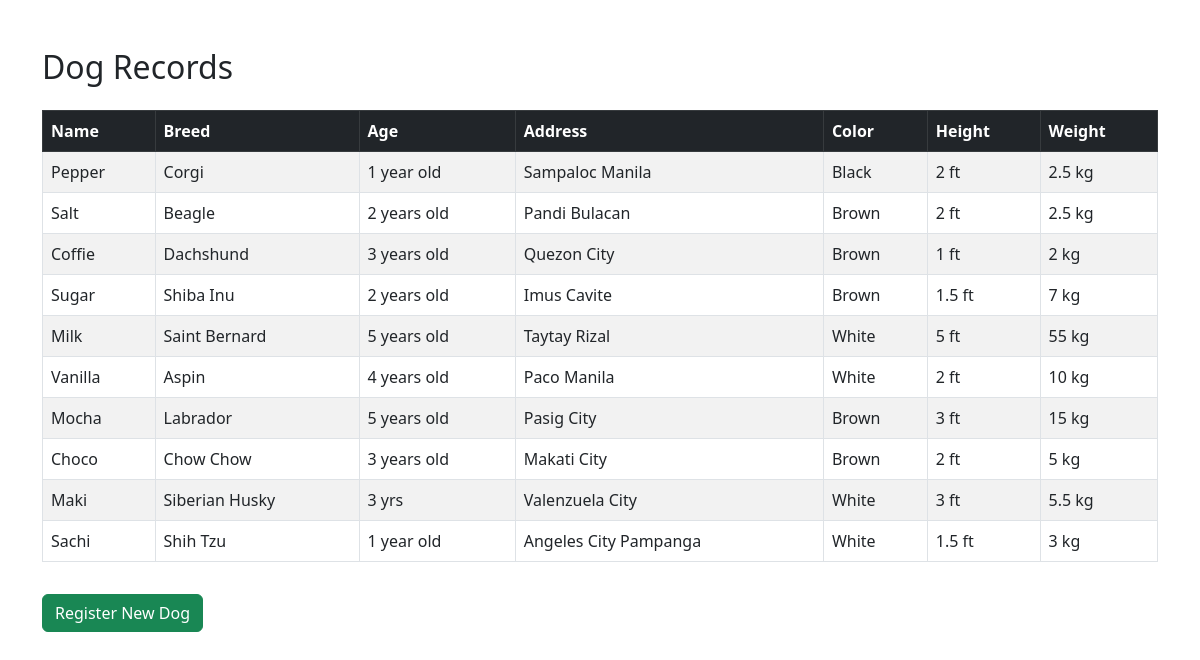
The app's page /FinalsAppDev/M6formative/dog_viewResult.php with its own data.
### tables this page shows
CREATE TABLE `dogs` (
  `id` int(11) NOT NULL,
  `d_name` varchar(100) NOT NULL,
  `d_breed` varchar(100) NOT NULL,
  `d_age` varchar(50) NOT NULL,
  `d_add` varchar(150) NOT NULL,
  `d_color` varchar(50) NOT NULL,
  `d_height` varchar(50) NOT NULL,
  `d_weight` varchar(50) NOT NULL
);

### FinalsAppDev/M6formative/dog_viewResult.php (the view, shortened to what this page needs)
<!DOCTYPE html>
<html>
<head>
    <link href="https://cdn.jsdelivr.net/npm/bootstrap@5.3.0/dist/css/bootstrap.min.css" rel="stylesheet">
</head>
<body>
<div class="container mt-5">
    <h2 class="mb-4">Dog Records</h2>
<?php
$conn = mysqli_connect("localhost","root","","dogdb");
$sql = "SELECT * FROM dogs";
$result = mysqli_query($conn,$sql);
if(mysqli_num_rows($result) > 0)
{
echo '
<table class="table table-bordered table-striped">
<thead class="table-dark">
<tr>
    <th>Name</th>
    <th>Breed</th>
    <th>Age</th>
    <th>Address</th>
    <th>Color</th>
    <th>Height</th>
    <th>Weight</th>
</tr>
</thead>
<tbody>
';
while($row = mysqli_fetch_assoc($result))
{
echo '
<tr>
<td>'.htmlspecialchars($row["d_name"]).'</td>
<td>'.htmlspecialchars($row["d_breed"]).'</td>
<td>'.htmlspecialchars($row["d_age"]).'</td>
<td>'.htmlspecialchars($row["d_add"]).'</td>
<td>'.htmlspecialchars($row["d_color"]).'</td>
<td>'.htmlspecialchars($row["d_height"]).'</td>
<td>'.htmlspecialchars($row["d_weight"]).'</td>
</tr>
';
}
echo '
</tbody>
</table>
';
}
else
{
echo '<div class="alert alert-warning">
        No dog records found.
      </div>';
}
?>
<a href="dog_register.php" class="btn btn-success mt-3">
    Register New Dog
</a>
</div>
</body>
</html>

### records on screen
dogs: d_name "Pepper", d_breed "Corgi", d_age "1 year old", d_add "Sampaloc Manila", d_color "Black", d_height "2 ft", d_weight "2.5 kg"
dogs: d_name "Salt", d_breed "Beagle", d_age "2 years old", d_add "Pandi Bulacan", d_color "Brown", d_height "2 ft", d_weight "2.5 kg"
dogs: d_name "Coffie", d_breed "Dachshund", d_age "3 years old", d_add "Quezon City", d_color "Brown", d_height "1 ft", d_weight "2 kg"
dogs: d_name "Sugar", d_breed "Shiba Inu", d_age "2 years old", d_add "Imus Cavite", d_color "Brown", d_height "1.5 ft", d_weight "7 kg"
dogs: d_name "Milk", d_breed "Saint Bernard", d_age "5 years old", d_add "Taytay Rizal", d_color "White", d_height "5 ft", d_weight "55 kg"
dogs: d_name "Vanilla", d_breed "Aspin", d_age "4 years old", d_add "Paco Manila", d_color "White", d_height "2 ft", d_weight "10 kg"
dogs: d_name "Mocha", d_breed "Labrador", d_age "5 years old", d_add "Pasig City", d_color "Brown", d_height "3 ft", d_weight "15 kg"
dogs: d_name "Choco", d_breed "Chow Chow", d_age "3 years old", d_add "Makati City", d_color "Brown", d_height "2 ft", d_weight "5 kg"
dogs: d_name "Maki", d_breed "Siberian Husky", d_age "3 yrs", d_add "Valenzuela City", d_color "White", d_height "3 ft", d_weight "5.5 kg"
dogs: d_name "Sachi", d_breed "Shih Tzu", d_age "1 year old", d_add "Angeles City Pampanga", d_color "White", d_height "1.5 ft", d_weight "3 kg"
